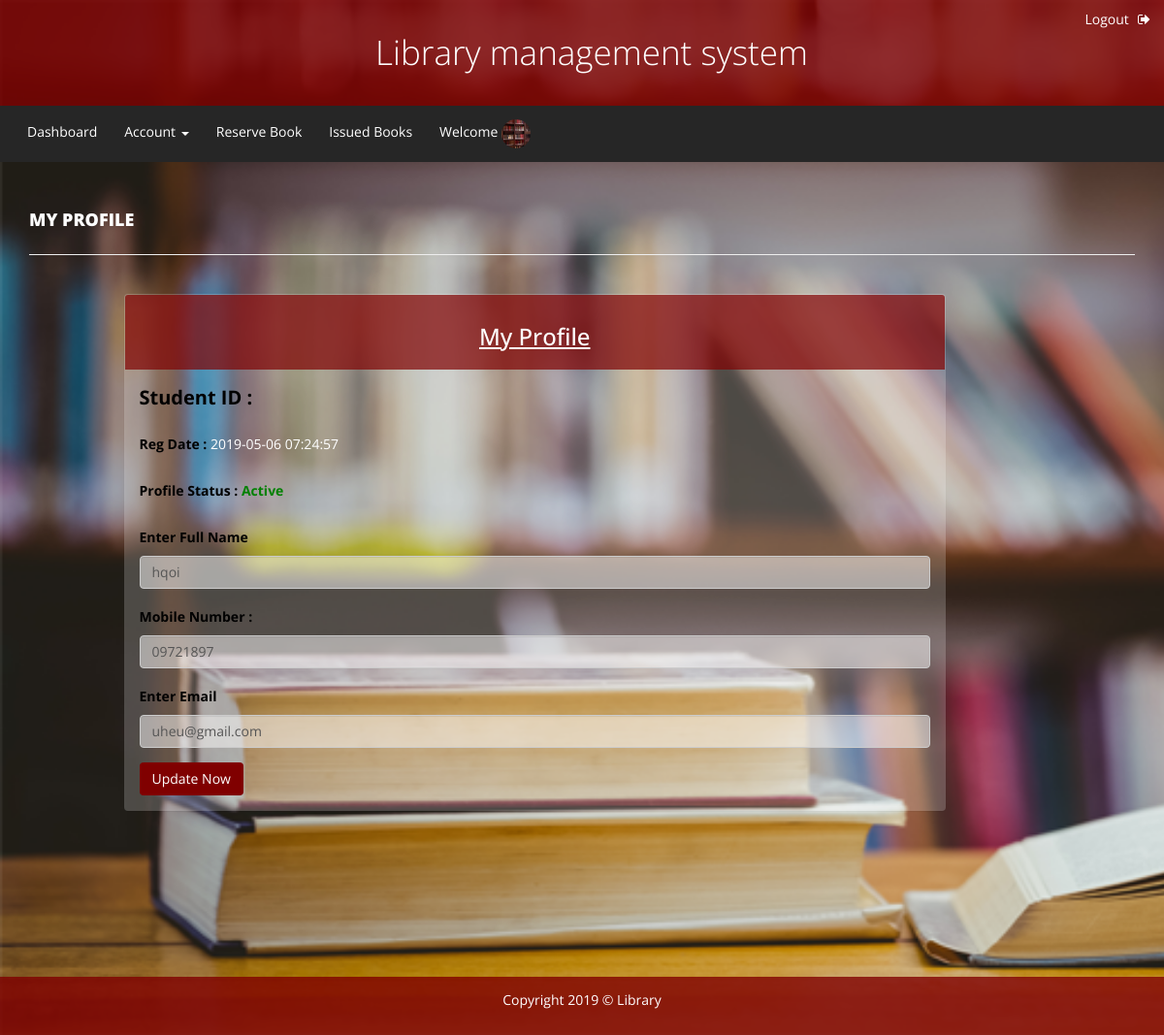
The app's page /my_profile.php (signed in) with its own data.
### tables this page shows
CREATE TABLE `tblstudents` (
  `id` int(11) NOT NULL,
  `StudentId` varchar(100) DEFAULT NULL,
  `FullName` varchar(120) DEFAULT NULL,
  `EmailId` varchar(120) DEFAULT NULL,
  `Address` varchar(50) NOT NULL,
  `Dept` varchar(20) NOT NULL,
  `Course` varchar(20) NOT NULL,
  `MobileNumber` char(11) DEFAULT NULL,
  `QId` varchar(10) NOT NULL,
  `Answer` varchar(50) NOT NULL,
  `Password` varchar(120) DEFAULT NULL,
  `Status` int(1) DEFAULT NULL,
  `RegDate` timestamp NULL DEFAULT CURRENT_TIMESTAMP,
  `UpdationDate` timestamp NULL DEFAULT NULL ON UPDATE CURRENT_TIMESTAMP
);

### my_profile.php (the view, shortened to what this page needs)
<?php
include('config.php');
if(strlen($_SESSION['uid'])==0)
    {
header('location:index.php');
}
else{
?>
<!DOCTYPE html>
<html xmlns="http://www.w3.org/1999/xhtml">
<head>
    <link href="css/bootstrap.css" rel="stylesheet" />
    <link href="css/font-awesome.css" rel="stylesheet" />
    <link rel="stylesheet" type="text/css" href="css/template.css">
    <link href="css/style.css" rel="stylesheet" />
  </head>
<body style="background-image: url('lib.png');
background-repeat: no-repeat;
background-size: cover;">
<?php include('dashnav.php');?>
    <div class="content-wrapper">
        <div class="container">
            <div class="row pad-botm">
                <div class="col-md-12">
                    <h4 class="header-line" style="color: white">My Profile</h4>
                </div>
            </div>
            <div class="row">
                <div class="col-md-9 col-md-offset-1">
                    <div class="panel" style="background:rgba(255,255,255,0.2);">
                        <div class="panel-heading text-center" style="background:rgba(128,0,0,0.7);color:white">
                           <h3><u>My Profile</u></h3>
                        </div>
                    <div class="panel-body" style="color: white">
                        <form name="signup" method="post">
                        <?php
                        $sid=$_SESSION['stdid'];
                        $sql="SELECT StudentId,FullName,EmailId,MobileNumber,RegDate,UpdationDate,Status from  tblstudents  where StudentId='$sid' ";
                        $query =mysqli_query($con,$sql);
                        $result=mysqli_fetch_array($query);
                        if(mysqli_num_rows($query) == 1)
                        {              ?>
                            <div class="form-group">
                                <label style="color:black;font-size: 20px;">Student ID : </label>
                            </div>
                            <div class="form-group">
                                <label style="color:black;">Reg Date : </label>
                                <?php echo htmlentities($result['RegDate']);?>
                            </div>
                            <div class="form-group">
                                <label style="color:black;">Profile Status : </label>
                                <?php if($result['Status']==1){?>
                                <span style="color: green; font-weight: bold">Active</span>
                                <?php } else { ?>
                                <span style="color: red">Blocked</span>
                                <?php }?>
                            </div>
                            <div class="form-group">
                                <label style="color:black;">Enter Full Name</label>
                                <input class="form-control" type="text" name="fullanme" value="<?php echo htmlentities($result['FullName']);?>" style="background:rgba(255,255,255,0.5);" autocomplete="off" required />
                            </div>
                            <div class="form-group">
                                <label style="color:black;">Mobile Number :</label>
                                <input class="form-control" type="text" name="mobileno" maxlength="10" value="<?php echo htmlentities($result['MobileNumber']);?>" style="background:rgba(255,255,255,0.5);" autocomplete="off" required />
                            </div>
                            <div class="form-group">
                                <label style="color:black;">Enter Email</label>
                                <input class="form-control" type="email" name="email" id="emailid" value="<?php echo htmlentities($result['EmailId']);?>" style="background:rgba(255,255,255,0.5);"  autocomplete="off" required readonly />
                            </div>
                            <?php } ?>
                            <button type="submit" name="update" class="btn" style="background:rgba(128,0,0,1);color:white;" id="submit">Update Now </button>
                        </form>
                    </div>
                </div>
            </div>
        </div>
    </div>
    </div>
    <?php include('includes/footer.php');?>
</body>
</html>
<?php } ?>

### css/template.css (style rules this page uses)
body { background:background:rgba( 128, 0, 0,0.8);; line-height: 1.4; font-family: sans-serif; }

### css/style.css (style rules this page uses)
.content-wrapper { margin-top: 40px; min-height:800px; padding-bottom:90px; }
.header-line { font-weight:900; padding-bottom:25px; border-bottom:1px solid #eeeeee; text-transform:uppercase; }
.pad-botm { padding-bottom:30px; }

### records on screen
tblstudents: RegDate "2019-05-06 07:24:57", fullanme "hqoi", mobileno "09721897", email "uheu@gmail.com"
